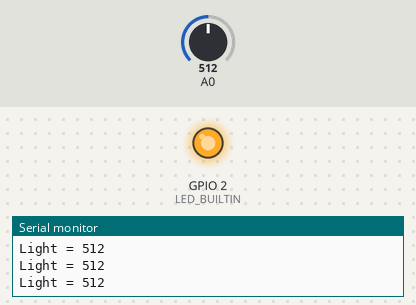
The sketch below on a simulated ESP8266 (NodeMCU). Shown: output pins drawn as LEDs (lit = HIGH, except the on-board LED, lit = LOW), the last lines printed to the serial monitor. Dashed ring = blinking. The inputs (shaded band) are chosen by the test bench; at power-on: A0 = 512. WiFi joins after 1.5 s; servers stay silent unless stated.

Above: at 2.7 s.
2.8 s: A0 set to 40
At 4.3 s:
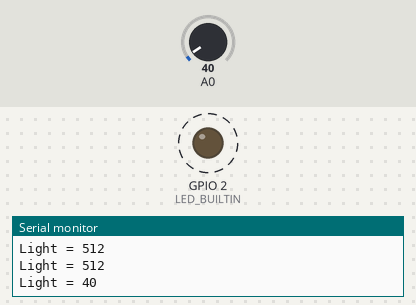
7.5 s: A0 set to 54
At 8.2 s:
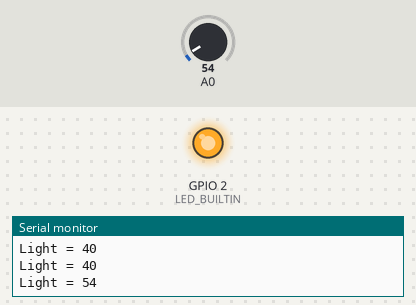
9.7 s: A0 set to 45
At 11.0 s:
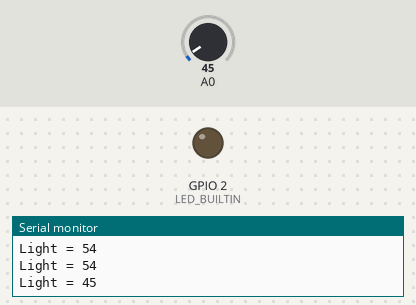
Timing chart, 0 to 13.8 s (numbered marks = the images above; inputs shaded):
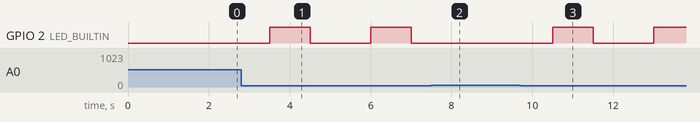

The sketch:

final.ino
```cpp
//Importing wifi lib
#include <ESP8266WiFi.h>
#include <math.h>

int light;
int x=0;

//Setting variables to wifi credentials
const char* ssid = "AndroidAPL";
const char* password = "nfzo4139";

WiFiServer server(80);

void setup()
{
  Serial.begin(9600);
  setupLightSensor();
  setupLed();
  setupWifi();
}

void setupLightSensor() {
  Serial.println("Setup light sensor");
  pinMode(A0,INPUT);
}

void setupLed() {
    // initialize digital pin LED_BUILTIN as an output.
  Serial.println("Setup led");
  pinMode(LED_BUILTIN, OUTPUT);
}

void setupWifi() {
  Serial.println("Setup Wifi");
  IPAddress staticIP(192, 168, 43, 191);
  IPAddress gateway(192, 168, 43, 1);
  IPAddress subnet(255, 255, 255, 0);

  WiFi.config(staticIP, gateway, subnet);
  WiFi.begin(ssid, password);

   while (WiFi.status() != WL_CONNECTED) {
    delay(500);
  }
  server.begin();
  Serial.println("Conected");
  Serial.println(WiFi.localIP());
}

void loop()
{
  light=analogRead(A0);
  Serial.println("Light = " + String(light));

  delay(500);
  if (light < 50) {
    blink();
   }
   webServer();
}

void webServer() {
   // Check if a client has connected
  WiFiClient client = server.available();
  if (!client) {
    return;
  }
  Serial.println(F("new client"));

  client.setTimeout(5000); // default is 1000

  // Read the first line of the request
  String req = client.readStringUntil('\r');
  Serial.println(F("request: "));
  Serial.println(req);

  // Match the request
  int val;
  if (light < 50) {
    val = 0;
  } else {
    val = 1;
  }

  // read/ignore the rest of the request
  // do not client.flush(): it is for output only, see below
  while (client.available()) {
    // byte by byte is not very efficient
    client.read();
  }

  // Send the response to the client
  // it is OK for multiple small client.print/write,
  // because nagle algorithm will group them into one single packet
  client.print(F("HTTP/1.1 200 OK\r"));
  client.println("Content-Type: text/html");
  client.println();
  //meta-refresh page every 2 seconds
  x=x+1; //page upload counter
          client.println("<HTML>");
          client.print("<HEAD>");
          client.print("<meta http-equiv=\"refresh\" content=\"1\">");
          client.print("<meta charset=\"UTF-8\">");
          client.print("<TITLE />Teste de iluminação</title>");
          client.print("</head>");
          client.println("<BODY>");
          client.println("<br />");
          client.println("<br />");
          client.print("A iluminação está ");
          client.print((val) ? F("maior do que 50") : F("menor ou igual a 50"));
          client.println("<br />");
          client.println("<br />");
          client.print("Page refresh number: ");
          client.println(x); //current refresh count
          client.println("</BODY>");
          client.println("</HTML>");

  // The client will actually be *flushed* then disconnected
  // when the function returns and 'client' object is destroyed (out-of-scope)
  // flush = ensure written data are received by the other side
  Serial.println(F("Disconnecting from client"));
}

void blink() {
  digitalWrite(LED_BUILTIN, HIGH);   // turn the LED on (HIGH is the voltage level)
  delay(1000);                       // wait for a second
  digitalWrite(LED_BUILTIN, LOW);    // turn the LED off by making the voltage LOW
  delay(1000);                       // wait for a second
}
```

Measured:
- the behaviour switches between 50 and 49 on A0 (found by bisection; images 2 and 3)
- after the input at 2.8 s, GPIO 2 (LED_BUILTIN): alternates HIGH for 1.0 s and LOW for 1.5 s, starting after 0.70 s
- after the input at 7.5 s, GPIO 2 (LED_BUILTIN): stays LOW (without the input it goes to HIGH after 1.0 s)
- after the input at 9.7 s, GPIO 2 (LED_BUILTIN): LOW → HIGH after 0.81 s, → LOW 1.0 s later, → HIGH 1.5 s later
